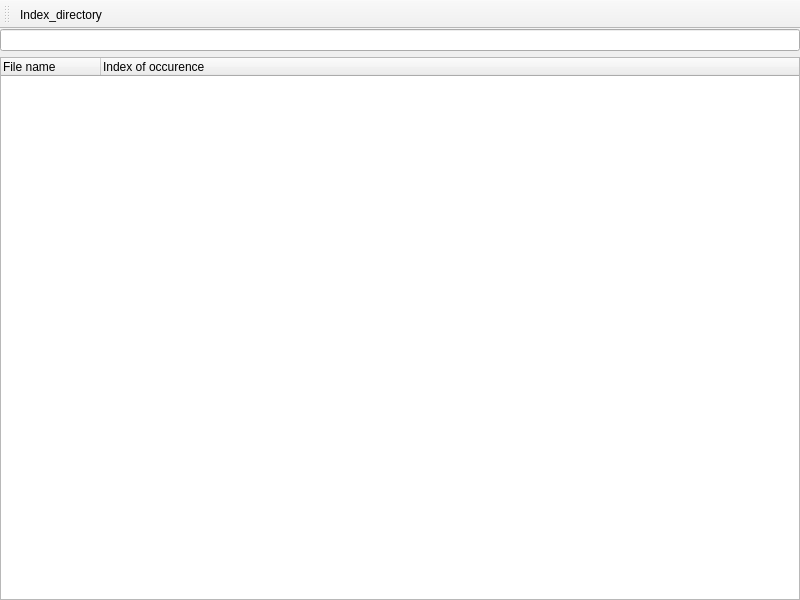
<?xml version="1.0" encoding="UTF-8"?>
<ui version="4.0">
 <class>MainWindow</class>
 <widget class="QMainWindow" name="MainWindow">
  <property name="geometry">
   <rect>
    <x>0</x>
    <y>0</y>
    <width>800</width>
    <height>600</height>
   </rect>
  </property>
  <property name="windowTitle">
   <string>MainWindow</string>
  </property>
  <widget class="QWidget" name="centralWidget">
   <layout class="QHBoxLayout" name="horizontalLayout">
    <property name="leftMargin">
     <number>0</number>
    </property>
    <property name="topMargin">
     <number>0</number>
    </property>
    <property name="rightMargin">
     <number>0</number>
    </property>
    <property name="bottomMargin">
     <number>0</number>
    </property>
    <item>
     <layout class="QVBoxLayout" name="verticalLayout_3">
      <item>
       <widget class="QLineEdit" name="lineEdit"/>
      </item>
      <item>
       <widget class="QTreeWidget" name="treeWidget">
        <column>
         <property name="text">
          <string>File name</string>
         </property>
        </column>
        <column>
         <property name="text">
          <string>Index of occurence</string>
         </property>
        </column>
       </widget>
      </item>
     </layout>
    </item>
   </layout>
  </widget>
  <widget class="QToolBar" name="toolBar">
   <property name="cursor">
    <cursorShape>ArrowCursor</cursorShape>
   </property>
   <property name="contextMenuPolicy">
    <enum>Qt::DefaultContextMenu</enum>
   </property>
   <property name="acceptDrops">
    <bool>false</bool>
   </property>
   <property name="windowTitle">
    <string>toolBar</string>
   </property>
   <attribute name="toolBarArea">
    <enum>TopToolBarArea</enum>
   </attribute>
   <attribute name="toolBarBreak">
    <bool>false</bool>
   </attribute>
   <addaction name="actionIndexing"/>
  </widget>
  <action name="actionIndexing">
   <property name="text">
    <string>&amp;Index_directory</string>
   </property>
   <property name="toolTip">
    <string>Scan (Ctrl + Enter)</string>
   </property>
   <property name="shortcut">
    <string>Ctrl+Enter</string>
   </property>
  </action>
 </widget>
 <layoutdefault spacing="6" margin="11"/>
 <resources/>
 <connections/>
</ui>
